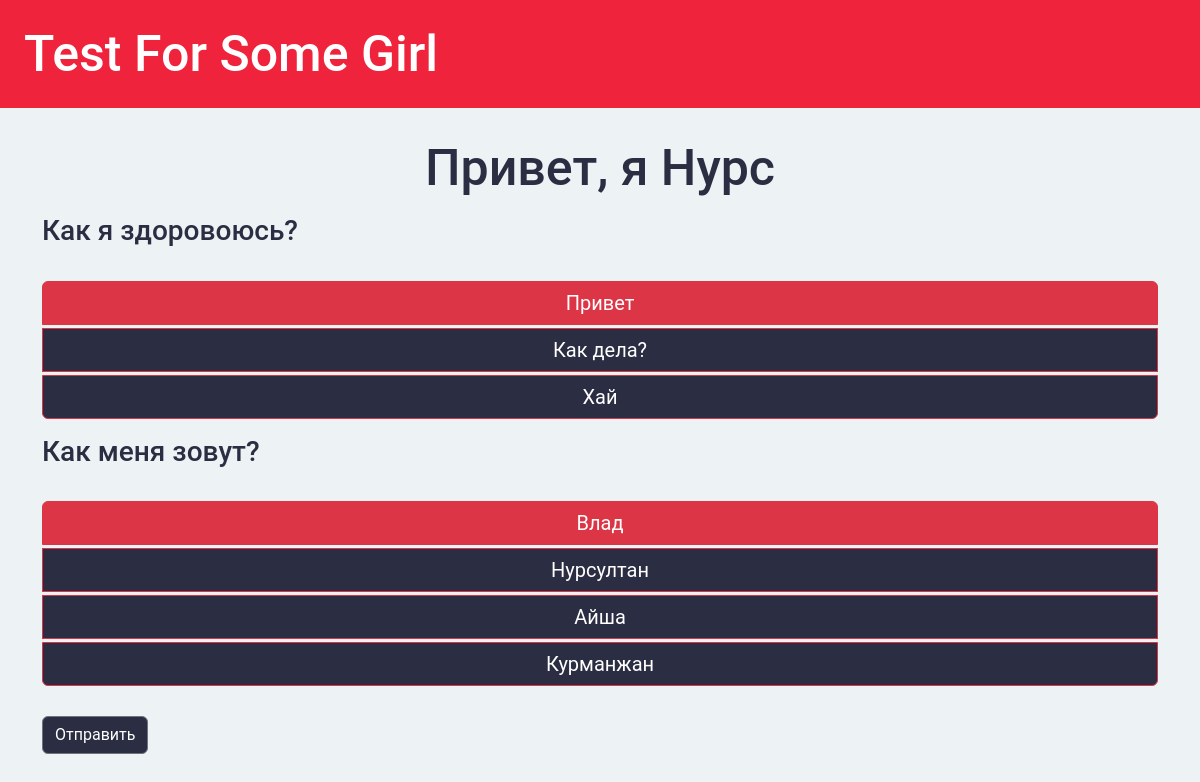
/test/57/, run on the app's committed database.
### nursultan/models.py (models this page shows, shortened)
class Test(models.Model):
    title = models.CharField(max_length=255)
    release_date = models.DateField(default=datetime.date.today)
    description = models.CharField(max_length=255, default=" ", blank=True, null=True)

class Queston(models.Model):
    title = models.CharField(max_length=255)
    test = models.ForeignKey(Test, on_delete=models.CASCADE)
    option1 = models.CharField(max_length=255)
    option2 = models.CharField(max_length=255)
    option3 = models.CharField(max_length=255, blank=True, null=True)
    option4 = models.CharField(max_length=255, blank=True, null=True)
    answer = models.IntegerField( default=1, blank=True, null=True, choices=[(1, 1), (2, 2), (3, 3), (4, 4)])

### nursultan/views.py (the view, shortened to what this page needs)
# urls.py: path('test/<int:test_id>/', views.test, name='pass-test'),
def test(request, test_id):
    test = Test.objects.get(id=test_id)
    questions = Queston.objects.filter(test=test)
    if request.method == "GET":
        return render(request, 'nursultan/test.html', {'test': test, 'questions': questions})

### nursultan/templates/nursultan/test.html (shortened to what this page needs)
{% extends 'nursultan/base.html' %}
{% block content %}
    <h1 class="text-center test-title">{{ test.title }}</h1>
    <form method="post">
    {% for question in questions %}
    <div class="question mt-3">
        <h3 class="question-title">{{ question.title }}</h3>
        <div class="btn-group-vertical w-100" role="group" aria-label="Vertical radio toggle button group">
            <label class="btn btn-outline-danger" for="vbtn-{{question.id}}-radio1">{{ question.option1 }}</label>
            <label class="btn btn-outline-danger" for="vbtn-{{question.id}}-radio2">{{ question.option2 }}</label>
            {% if question.option3 %}
            <label class="btn btn-outline-danger" for="vbtn-{{question.id}}-radio3">{{ question.option3 }}</label>
            {% endif %}
            {% if question.option4 %}
            <label class="btn btn-outline-danger" for="vbtn-{{question.id}}-radio4">{{ question.option4 }}</label>
            {% endif %}
          </div>
    </div>
    {% endfor %}
    <button type="submit" class="mb-4 save btn btn-secondary">Отправить</button>
    </form>
{% endblock %}

### nursultan/templates/nursultan/base.html (shortened to what this page needs)
<!DOCTYPE html>
<html lang="en">
<head>
    <link href="https://cdn.jsdelivr.net/npm/bootstrap@5.3.3/dist/css/bootstrap.min.css" rel="stylesheet">
</head>
<body>
    <h1 class="text-bg p-4"><a href="{% url 'index' %}"> Test For Some Girl </a></h1>
    <div class="container">
        {% block content %}{% endblock %}
    </div>
</body>
</html>

### nursultan/templates/nursultan/base.html (style rules this page uses)
body { font-family: 'Roboto', sans-serif; background-color: #edf2f4; }
.btn { background-color: #2b2d42; color: white; }
.test-title { color: #2b2d42; font-size: 50px; margin-top: 30px; }
.question-title { color: #2b2d42; margin-bottom: 30px; }
h1 { font-size: 50px; border-color: #ef233c; }
.btn-outline-danger { margin-top: 3px !important; font-size: 20px; }
.save { margin-top: 30px; }
.text-bg { background-color: #ef233c !important; }
a { color: white; text-decoration: none; }
h3 { color: #1d3557; }

### data on the page
Test: title "Привет, я Нурс"
Queston: title "Как я здоровоюсь?", option1 "Привет", option2 "Как дела?", option3 "Хай"
Queston: title "Как меня зовут?", option1 "Влад", option2 "Нурсултан", option3 "Айша", option4 "Курманжан"
